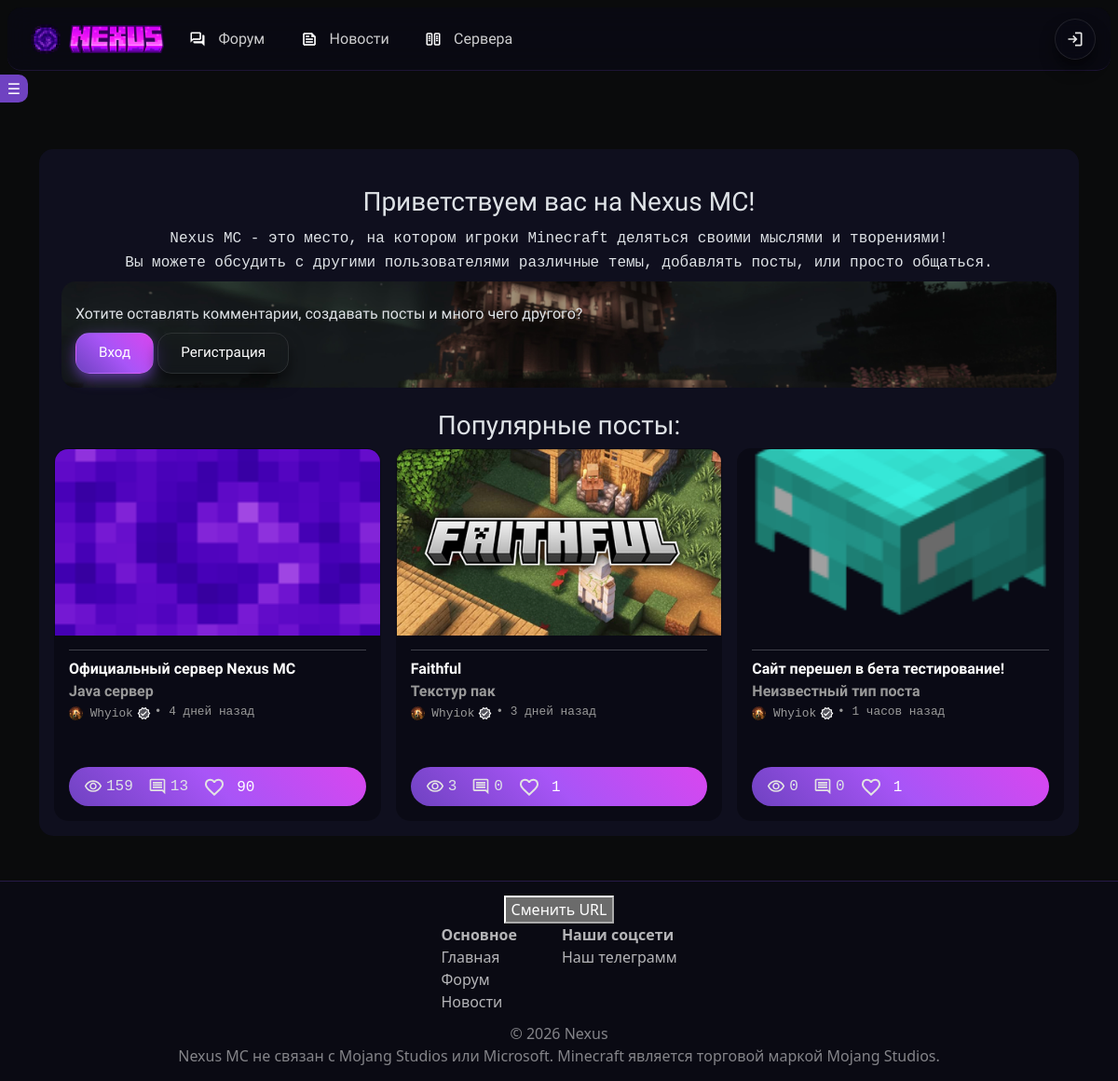
The page / on the database its author committed.
### app.py (models this page shows, shortened)
class Posts(db.Model):  # Посты
    id = db.Column(db.Integer, primary_key=True)
    id_author = db.Column(db.Integer)
    title = db.Column(db.String)
    text = db.Column(db.Text)
    rating = db.Column(db.Integer, default=0)
    views = db.Column(db.Integer, default=0)
    deny_reason = db.Column(db.String, nullable=True)
    status = db.Column(db.Integer, default='on_moderating')
    categories = db.Column(db.JSON, default=[])
    type = db.Column(db.String)
    thumbnail = db.Column(db.String, nullable=True)
    images_names = db.Column(db.JSON, default=[])
    video_link = db.Column(db.String, nullable=True)
    date = db.Column(db.DateTime, default=datetime.utcnow)
    is_news = db.Column(db.Boolean, default=False)
    official = db.Column(db.Boolean, default=False)
    file = db.Column(db.String, nullable=True)

class User(db.Model, UserMixin):  # Пользователи
    id = db.Column(db.Integer, primary_key=True)
    username = db.Column(db.String, unique=True)
    description = db.Column(
        db.Text, default="Пользователь поленился и не добавил инфу о себе :[")
    email = db.Column(db.Text, unique=True)
    edition = db.Column(db.String)
    hash_password = db.Column(db.String)
    avatar = db.Column(db.String)
    subscribers = db.Column(db.Integer, default=0)
    date = db.Column(db.DateTime, default=datetime.utcnow)
    is_moderator = db.Column(db.Boolean, default=False)
    is_admin = db.Column(db.Boolean, default=False)
    is_checked = db.Column(db.Boolean, default=False)
    is_banned = db.Column(db.Boolean, default=False)
    exp = db.Column(db.Integer, default=0)
    level = db.Column(db.String, default='Новичок')
    clan = db.Column(db.Integer, nullable=True)
    friends = db.Column(db.JSON, nullable=True)
    banned_until = db.Column(db.DateTime, nullable=True)
    permanent_ban = db.Column(db.Boolean, nullable=True)
    ban_reason = db.Column(db.String(500), nullable=True)

### app.py (the view)
@app.route('/')
def index():
    posts = Posts.query.order_by(Posts.views.desc()).all()
    comments_len = 0
    if posts:
        for post in posts:
            comment = Comments.query.filter_by(id_post=post.id).all()
            post.author = User.query.get(post.id_author)
            post.comments_len = len(comment)
            if current_user.is_authenticated:
                like = Likes.query.filter_by(
                    id_author=current_user.id, id_post=post.id).first()
                post.liked = like is not None
            else:
                post.liked = False
    return render_template("index.html", posts=posts)

### templates/index.html (shortened to what this page needs)
{% extends 'base.html' %}
{% block main %}
<main class="content">
    <div class="container">
        <div class="text-center d-flex justify-content-center">
            <div class="main-page-content p-3">
                <div>
                    <h3 class="mt-4 font">Приветствуем вас на Nexus MC!</h3>
                    <span class="font-mine mt-2">Nexus MC - это место, на котором игроки Minecraft деляться своими
                        мыслями и творениями!<br>
                        Вы можете обсудить с другими пользователями различные темы, добавлять посты, или просто
                        общаться.</span>
                    {%if current_user.is_authenticated%}
                    {%else%}
                    <div style="background-image: url(/static/img/background.png);
                                    background-position: center;
                                    background-size: 100%;
                                    background-repeat: none;
                                    border-radius: 15px;
                                    padding: 15px;" class="text-start m-2">
                        <label class="my-2 font">Хотите оставлять комментарии, создавать посты и много чего
                            другого?</label>
                        <div class="d-flex gap-1">
                            <a class="btn-glass btn-glass-primary font" href="/login">Вход</a>
                            <a class="font btn-glass btn-glass-outline" href="/register">Регистрация</a>
                        </div>
                    </div>
                    {%endif%}
                    <h3 class="mt-4 font">Популярные посты:</h3>
                    <div class="row g-3">
                        {% if posts|length > 0 %}
                        {% for post in posts %}
                        {% if post.status == 'moderated' %}
                        <div class="col-12 col-md-6 col-lg-4">
                            <div class="{% if post.type == 'exclusive' %}ex-post{% else %}post{% endif %}">
                                {% if post.thumbnail %}
                                <a href="/post/{{ post.id }}" class="text-decoration-none">
                                    <div style="width: 100%; height: 200px;">
                                        <img src="{{ url_for('static', filename='uploads/' ~ post.thumbnail) }}"
                                            alt="Post image"
                                            style="width: 100%; height: 200px; object-fit: cover; object-position: center;">
                                    </div>
                                </a>
                                {% endif %}
                                <div style="padding: 15px; flex: 1; display: flex; flex-direction: column;">
                                    <hr class="p-1">
                                    <a style="color: white; font-family: 'Unbounded', sans-serif;"
                                        class="fw-bold text-decoration-none fs-6 text-start" title="Заголовок"
                                        href="/post/{{ post.id }}">{{
                                        post.title }}</a>
                                    <a style="font-family: 'Unbounded', sans-serif;" title="Тип поста"
                                        class="fw-bold text-decoration-none fs-6 {% if post.type == 'exclusive' %}text-golden{% else %}text-secondary{% endif %} text-start">{%
                                        if post.type == 'article' %}Статья{% elif post.type == 'server_java' %}Java
                                        сервер{% elif post.type == 'server_bedrock' %}Bedrock сервер{% elif post.type ==
                                        'texture_pack' %}Текстур пак{% elif post.type == 'exclusive' %}Эксклюзивный{% elif post.type == 'mod' %}Модификация{%
                                        else %}Неизвестный тип поста{% endif %}</a>
                                    <div class="d-flex">
                                        <a class="m-0 link-custom text-secondary font-small font-mine text-start"
                                            href="/user/{{ post.author.id }}">
                                            <img src="/static/avatars/{{ post.author.avatar }}" height="15" width="15"
                                                style="border-radius: 50%; margin-bottom: 0;">
                                            {{ post.author.username }}{%if post.author.username == 'Whyiok'%}<img
                                                src="static/verified.svg" height="15" class="m-1">{%endif%} </a>
                                        <a
                                            class="m-0 text-decoration-none text-secondary font-small font-mine text-start">•
                                            {{
                                            time_ago(post.date) }}</a>
                                    </div>
                                    <div
                                        class="d-flex flex-row gap-3 mt-auto {% if post.type == 'exclusive' %}bg-golden{% else %}bg-purple{% endif %} rounded-pill align-items-center p-2">
                                        <span title="Просмотры" class="font-mine"><img src="/static/view.svg"
                                                class="me-1 ms-2" height="20">{{
                                            post.views }}</span>
                                        <span title="Комментарии" class="font-mine"><img src="/static/comment.svg"
                                                class="me-1" height="20">{{
                                            post.comments_len }}</span>
                                        <form class="like-form" data-id="{{ post.id }}" data-type="post">
                                            <button type="submit" class="btn-unstyled button-custom" title="Нравится">
                                                <img id="like-icon-{{ post.id }}"
                                                    src="/static/{% if post.liked %}like_filled.svg{% else %}like.svg{% endif %}">
                                            </button>
                                            <span id="rating-{{ post.id }}" class="ms-2 mt-2 font-mine text-white">{{
                                                post.rating }}</span>
                                        </form>
                                    </div>
                                </div>
                            </div>
                        </div>
                        {% endif %}
                        {% endfor %}
                        {% endif %}
                    </div>
                </div>
            </div>
        </div>
    </div>
</main>
{% endblock %}

### rows shown on the page
Posts: thumbnail (picture), title "Официальный сервер Nexus MC", type "Java сервер", author.avatar (picture), author.username "Whyiok", date "4 дней назад", views "159", comments_len "13", rating "90"
Posts: thumbnail (picture), title "Faithful", type "Текстур пак", author.avatar (picture), author.username "Whyiok", date "3 дней назад", views "3", comments_len "0", rating "1"
Posts: thumbnail (picture), title "Сайт перешел в бета тестирование!", type "Неизвестный тип поста", author.avatar (picture), author.username "Whyiok", date "1 часов назад", views "0", comments_len "0", rating "1"
